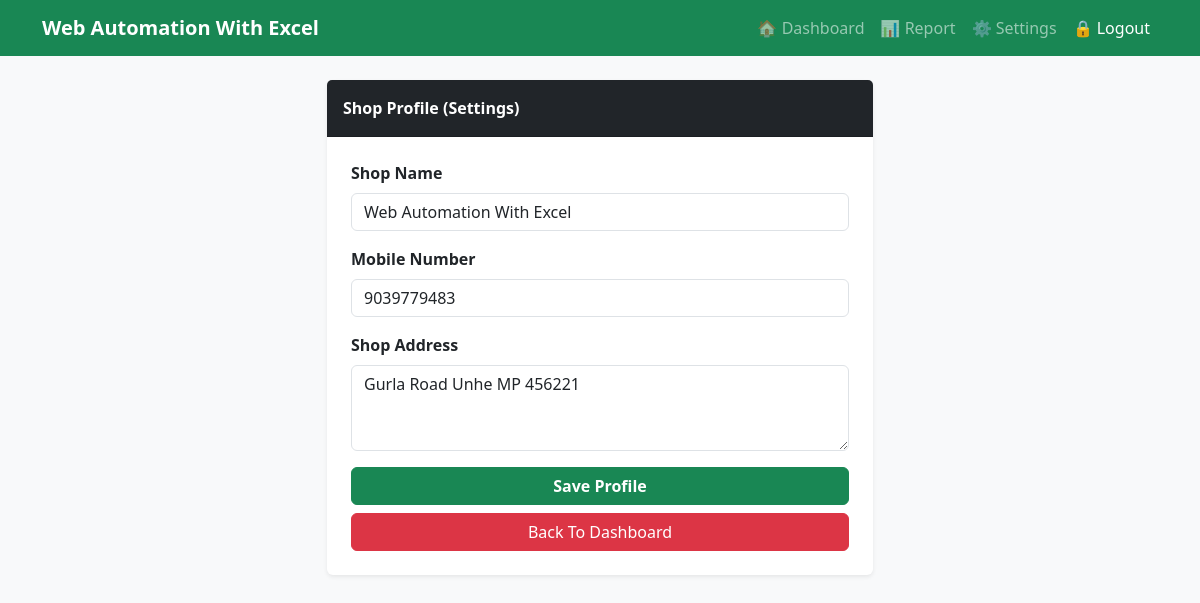
Page /settings/ (signed in) on the committed database.
### khata/models.py (models this page shows, shortened)
class ShopProfile(models.Model):
    user = models.OneToOneField(User, on_delete=models.CASCADE)
    shop_name = models.CharField(max_length=150, default="Meri Dukaan")
    address = models.TextField(blank=True, null=True)
    phone = models.CharField(max_length=15, blank=True, null=True)

### khata/views.py (the view, shortened to what this page needs)
# urls.py: path('settings/', views.shop_profile, name='shop_profile'),
@login_required
def shop_profile(request):
    try:
        profile, created = ShopProfile.objects.get_or_create(user=request.user)
        context = {
            'profile': profile
        }
        return render(request, 'khata/shop_profile.html', context)
    except Exception as e:
        messages.error(request, f"Profile kholne mein samasya aayi: {str(e)}")
        return redirect('dashboard')

### khata/templates/khata/shop_profile.html (shortened to what this page needs)
{% extends 'khata/base.html' %}
{% block content %}
<div class="row justify-content-center mt-4">
    <div class="col-md-6">
        <div class="card shadow-sm border-0">
            <div class="card-header bg-dark text-white fw-bold py-3">
                Shop Profile (Settings)
            </div>
            <div class="card-body p-4">
                <form method="POST">
                    <div class="mb-3">
                        <label class="form-label fw-semibold">Shop Name</label>
                        <input type="text" name="shop_name" class="form-control" value="{{ profile.shop_name }}" required>
                    </div>
                    <div class="mb-3">
                        <label class="form-label fw-semibold">Mobile Number</label>
                        <input type="text" name="phone" class="form-control" value="{{ profile.phone|default:'' }}" placeholder="Optional: Dukaan ka mobile number">
                    </div>
                    <div class="mb-3">
                        <label class="form-label fw-semibold">Shop Address</label>
                        <textarea name="address" class="form-control" rows="3" placeholder="Optional: Dukaan ka pata">{{ profile.address|default:'' }}</textarea>
                    </div>
                    <button type="submit" class="btn btn-success w-100 fw-bold">Save Profile</button>
                    <a href="{% url 'dashboard' %}" class="btn btn-danger w-100 mt-2">Back To Dashboard</a>
                </form>
            </div>
        </div>
    </div>
</div>
{% endblock %}

### khata/templates/khata/base.html (shortened to what this page needs)
<!DOCTYPE html>
<html lang="en">
<head>
    <link href="https://cdn.jsdelivr.net/npm/bootstrap@5.3.0/dist/css/bootstrap.min.css" rel="stylesheet">
</head>
<body class="bg-light">
    <nav class="navbar navbar-expand-lg navbar-dark bg-success text-light">
    <div class="container">
        <a class="navbar-brand fw-bold" href="{% url 'dashboard' %}">
            {{ request.user.shopprofile.shop_name|default:"OkCredit" }}
        </a>
        <div class="collapse navbar-collapse" id="navbarNav">
            <ul class="navbar-nav ms-auto">
                <li class="nav-item">
                    <a class="nav-link" href="{% url 'dashboard' %}">🏠 Dashboard</a>
                </li>
                <li class="nav-item">
                    <a class="nav-link" href="{% url 'report_page' %}">📊 Report</a>
                </li>
                <li class="nav-item">
                    <a class="nav-link" href="{% url 'shop_profile' %}">⚙️ Settings</a>
                </li>
                <li class="nav-item">
                    <form action="{% url 'logout' %}" method="POST" class="d-inline">
                        <button type="submit" class="nav-link btn btn-link text-white">🔒 Logout</button>
                    </form>
                </li>
            </ul>
        </div>
    </div>
</nav>
    <div class="container">
        {% block content %}
        {% endblock %}
    </div>
</body>
</html>
</body>
</html>

### rows in the picture
ShopProfile: shop_name "Web Automation With Excel", phone "9039779483", address "Gurla Road Unhe MP 456221"

### other values in the picture
{{ request.user.shopprofile.shop_name|default:"OkCredit" }} "Web Automation With Excel"
